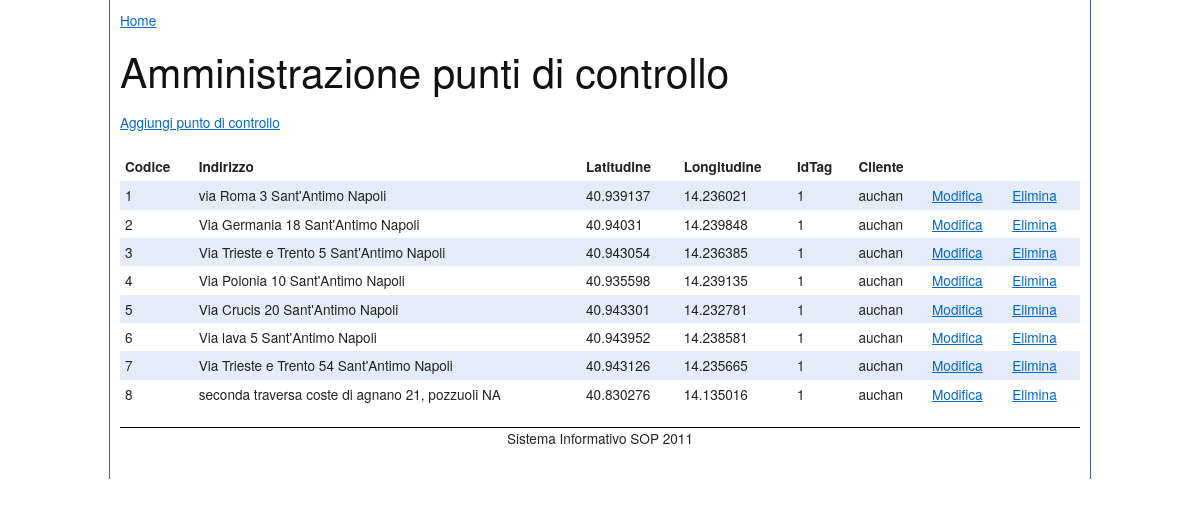
The page /ASC/puntiDiControllo/index.php on the database its author committed.
### tables this page shows
CREATE TABLE PuntiDiControllo
(
	codicePC INTEGER AUTO_INCREMENT PRIMARY KEY,
	indirizzo VARCHAR(100) NOT NULL,
	latitudine DOUBLE NOT NULL,
	longitudine DOUBLE NOT NULL,
	idTag INTEGER NOT NULL,
	codiceCliente INTEGER NOT NULL,

	CONSTRAINT PC_fk1
	  FOREIGN KEY (codiceCliente) REFERENCES Clienti(codiceCliente)
);

CREATE TABLE Clienti
(
	codiceCliente INTEGER AUTO_INCREMENT PRIMARY KEY,
	nomeCliente VARCHAR(50) NOT NULL
);

### lib/DB.php (called while the page is built, shortened)
<?php
class DB {
	private static $instance = NULL;
	private $user = 'sop2011_admin';
	private $password = 'z0m1x9n2';
	private $dbName = 'sop2011';
	private $dbHost = 'localhost';
	private $conn = NULL;
	private function __construct() {
		$this->conn = new mysqli($this->dbHost, $this->user, $this->password, $this->dbName);
		$this->conn->query("SET NAMES 'utf8'");
	}
	public static function getInstance() {
		if (!self::$instance instanceof self) {
			try {
				self::$instance = new self;
			} catch (DatabaseErrorException $e) {
				die($e->getMessage());
			}
		}
		return self::$instance;
	}
	public function query($queryStr) {
		$result = @$this->conn->query($queryStr);
		if ($result !== FALSE) {
			return $result;
		} else {
			$msg = $this->conn->connect_error;
			throw new DatabaseErrorException($msg);
		}
	}
}
?>

### lib/PuntoDiControllo.php (called while the page is built, shortened)
<?php
require 'DB.php';
class PuntoDiControllo {
	private $codicePC;
	private $indirizzo;
	private $latitudine;
	private $longitudine;
	private $idTag;
	private $codiceCliente;
	public function getLongitudine() {
		return $this->longitudine;
	}
	public function getCodicePC() {
		return $this->codicePC;
	}
	public function getIndirizzo() {
		return $this->indirizzo;
	}
	public function getLatitudine() {
		return $this->latitudine;
	}
	public function getIdTag() {
		return $this->idTag;
	}
	public function getCodiceCliente() {
		return $this->codiceCliente;
	}
	public function setLongitudine($longitudine) {
			$this->longitudine = $longitudine;
	}
	public function setCodicePC($codicePC) {
		$this->codicePC = $codicePC;
	}
	public function setIndirizzo($indirizzo) {
		$this->indirizzo = $indirizzo;
	}
	public function setLatitudine($latitudine) {
		$this->latitudine = $latitudine;
	}
	public function setIdTag($idTag) {
		$this->idTag = $idTag;
	}
	public function setCodiceCliente($codiceCliente) {
		$this->codiceCliente = $codiceCliente;
	}
	public static function findAll() {
		$db = DB::getInstance();
		 $queryStr = "SELECT codicePC, indirizzo, latitudine, longitudine, idTag, C.nomeCliente ";
		 $queryStr .= "FROM PuntiDiControllo P JOIN Clienti C ON(P.codiceCliente = C.codiceCliente)";
		try {
			$result = $db->query($queryStr);
			$out = array();
			while ($row = $result->fetch_assoc()) {
				$out[] = new PuntoDiControllo($row['codicePC'], $row['indirizzo'], $row['latitudine'], $row['longitudine'], $row['idTag'], $row['nomeCliente']);
			}
			return $out;
		} catch (DatabaseErrorException $exc) {
			echo $exc->getTraceAsString();
		}
	}
}
?>

### public/ASC/puntiDiControllo/index.php (the view, shortened to what this page needs)
<?php
require_once 'PuntoDiControllo.php';
$tuttiIPdc = PuntoDiControllo::findAll();
?>
<?php include HELPERS_DIR . '/testata.php'; ?>
		<h1>Amministrazione punti di controllo</h1>
		<p><a href="">Aggiungi punto di controllo</a></p>
      <table>
			<tr>
				<th>Codice</th>
				<th>Indirizzo</th>
				<th>Latitudine</th>
				<th>Longitudine</th>
				<th>IdTag</th>
				<th>Cliente</th>
			</tr>
			<?php foreach ($tuttiIPdc as $s) :
				$matricola = $s->getCodicePC();
				?>
				<tr>
					<td><?php echo $matricola; ?></td>
					<td><?php echo $s->getIndirizzo(); ?></td>
					<td><?php echo $s->getLatitudine(); ?></td>
					<td><?php echo $s->getLongitudine(); ?></td>
					<td><?php echo $s->getIdTag(); ?></td>
					<td><?php echo $s->getCodiceCliente(); ?></td>
					<td><a href="modifica.php?id=<?php echo $matricola; ?>">Modifica</a></td>
					<td><a href="<?php echo $actionUrl; ?>/puntoDiControllo/elimina.php?id=<?php echo $matricola; ?>">Elimina</a></td>
				</tr>
			<?php endforeach; ?>
		</table>
<?php include HELPERS_DIR . '/piepagina.php'; ?>

### viewHelpers/testata.php (shortened to what this page needs)
<!DOCTYPE html PUBLIC "-//W3C//DTD XHTML 1.0 Strict//EN"
	"http://www.w3.org/TR/xhtml1/DTD/xhtml1-strict.dtd">
<html xmlns="http://www.w3.org/1999/xhtml" xml:lang="it">
   <head>
		<link rel="stylesheet" type="text/css" href="<?php echo PUBLIC_URL.'/css/screen.css'; ?>"/>
		<link rel="stylesheet" type="text/css" href="<?php echo PUBLIC_URL.'/css/jquery-ui-1.8.7.custom.css'; ?>"/>
   </head>
	<body>
		<div id="wrapper">
		<p><a href="<?php echo PUBLIC_URL; ?>">Home</a></p>

### viewHelpers/piepagina.php
<div id="footer">
	<p>Sistema Informativo SOP 2011</p>
</div>
</div>
</body>
</html>

### public/css/screen.css (style rules this page uses)
html { margin:0;padding:0;border:0; }
body, div, span, object, iframe, h1, h2, h3, h4, h5, h6, p, blockquote, pre, a, abbr, acronym, address, code, del, dfn, em, img, q, dl, dt, dd, ol, ul, li, fieldset, form, label, legend, table, caption, tbody, tfoot, thead, tr, th, td, article, aside, dialog, figure, footer, header, hgroup, nav, section { margin:0;padding:0;border:0;font-weight:inherit;font-style:inherit;font-size:100%;font-family:inherit;vertical-align:baseline; }
body { line-height:1.5;background:white; }
table { border-collapse:separate;border-spacing:0; }
caption, th, td { text-align:left;font-weight:normal;float:none !important; }
table, th, td { vertical-align:middle; }
html { font-size:100.01%; }
body { font-size:85%;color:#222;background:#fff;font-family:"Helvetica Neue", Arial, Helvetica, sans-serif; }
h1, h2, h3, h4, h5, h6 { font-weight:normal;color:#111; }
h1 { font-size:3em;line-height:1;margin-bottom:0.5em; }
p { margin:0 0 1.5em; }
a { color:#06c;text-decoration:underline; }
table { margin-bottom:1.4em;width:100%; }
th { font-weight:bold; }
th, td, caption { padding:4px 10px 4px 5px; }
tbody tr:nth-child(even) td, tbody tr.even td { background:#e5ecf9; }
#wrapper { border-left: 1px solid #369; border-right: 1px solid #369; margin: 0 auto; padding: 10px; width:960px; }
#footer { border-top: 1px solid #000; clear:both; margin-top: 10px; text-align: center; }

### rows shown on the page
puntidicontrollo: codicePC "1", indirizzo "via Roma 3 Sant'Antimo Napoli", latitudine "40.939137", longitudine "14.236021", idTag "1", codiceCliente.nomeCliente "auchan"
puntidicontrollo: codicePC "2", indirizzo "Via Germania 18 Sant'Antimo Napoli", latitudine "40.94031", longitudine "14.239848", idTag "1", codiceCliente.nomeCliente "auchan"
puntidicontrollo: codicePC "3", indirizzo "Via Trieste e Trento 5 Sant'Antimo Napoli", latitudine "40.943054", longitudine "14.236385", idTag "1", codiceCliente.nomeCliente "auchan"
puntidicontrollo: codicePC "4", indirizzo "Via Polonia 10 Sant'Antimo Napoli", latitudine "40.935598", longitudine "14.239135", idTag "1", codiceCliente.nomeCliente "auchan"
puntidicontrollo: codicePC "5", indirizzo "Via Crucis 20 Sant'Antimo Napoli", latitudine "40.943301", longitudine "14.232781", idTag "1", codiceCliente.nomeCliente "auchan"
puntidicontrollo: codicePC "6", indirizzo "Via lava 5 Sant'Antimo Napoli", latitudine "40.943952", longitudine "14.238581", idTag "1", codiceCliente.nomeCliente "auchan"
puntidicontrollo: codicePC "7", indirizzo "Via Trieste e Trento 54 Sant'Antimo Napoli", latitudine "40.943126", longitudine "14.235665", idTag "1", codiceCliente.nomeCliente "auchan"
puntidicontrollo: codicePC "8", indirizzo "seconda traversa coste di agnano 21, pozzuoli NA", latitudine "40.830276", longitudine "14.135016", idTag "1", codiceCliente.nomeCliente "auchan"
